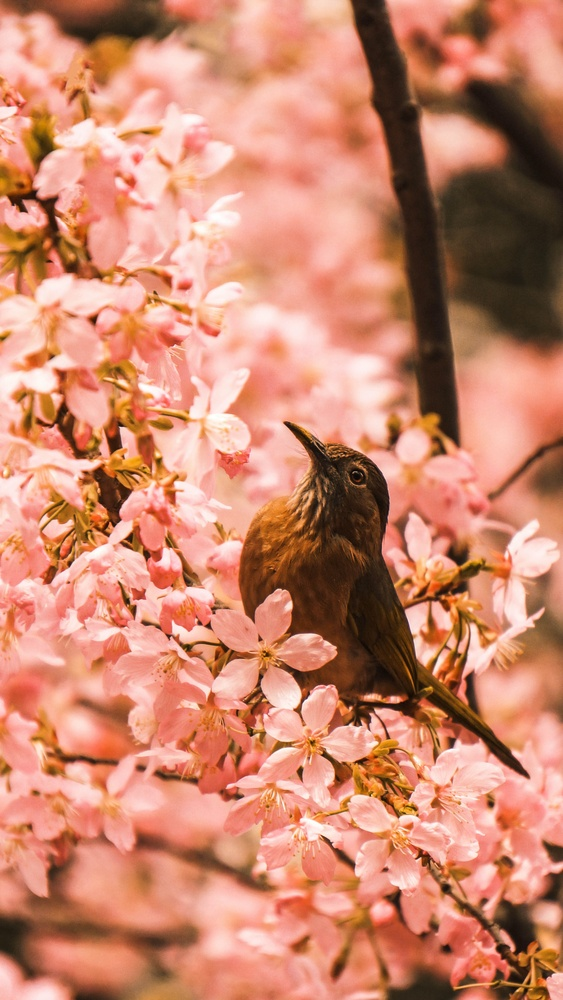
%> input picture halfgary/New folder/65.jpg, 563 x 1000 px, shrunk from 3376 x 6000 before the run
$ octave filter.m   (GNU Octave 9; MATLAB toolbox functions it lacks are replaced by stand-ins)
%> lines starting %> are read from the running program, lines starting %| are printed output that depends on the picture
img=imread("65.jpg");
%> img is the input picture: size 1000x563x3 uint8; mean R, G, B 203, 135.2, 110.6
img=im2double(img);
%> img: size 1000x563x3 double
p=[-1 -sqrt(2) -1; 0 0 0;1 sqrt(2) 1];
new=imfilter(img,p);
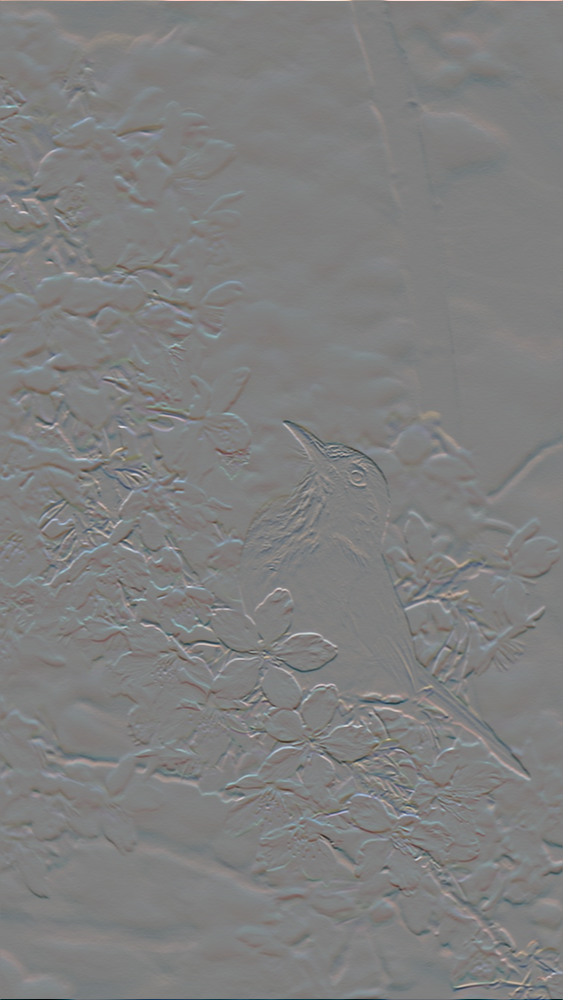
%> new: size 1000x563x3 double; mean R, G, B -0.000229, -0.000146, -0.000189; drawn with min black and max white
subplot(1,2,1),imshow(img);
subplot(1,2,2),imshow(new);
%> after `imshow(new)`:
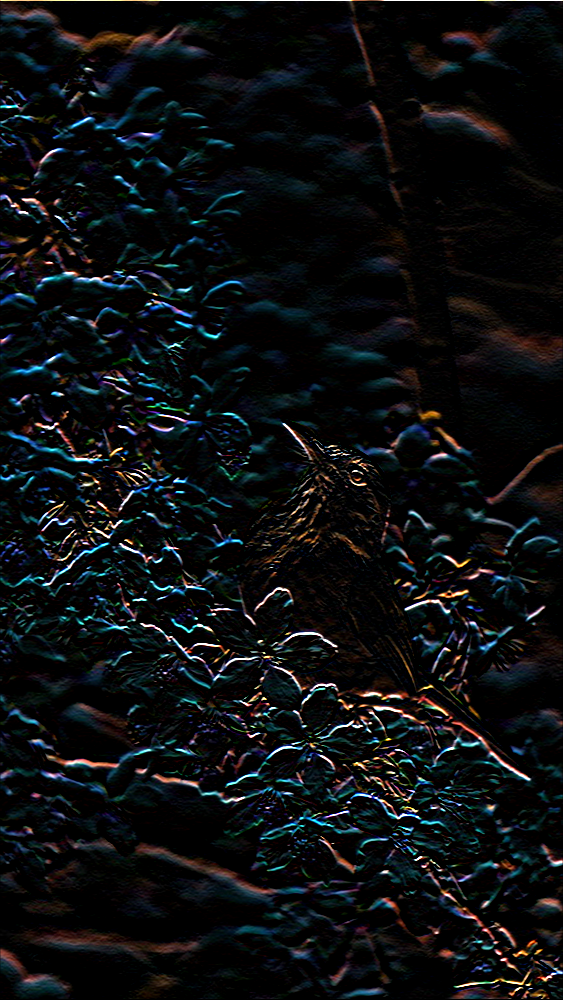
%> displayed picture: size 1000x563x3, on the screen's scale of 0 to 255; mean R, G, B 12.8, 14.8, 16.4

$ run again, with halfgary/New folder/12.jpg copied over halfgary/New folder/65.jpg
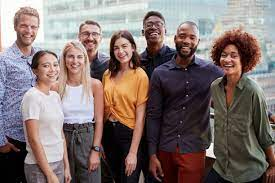
%> input picture halfgary/New folder/12.jpg, 275 x 183 px
%> img is the input picture: size 183x275x3 uint8; mean R, G, B 127.2, 112.6, 110
%> img: size 183x275x3 double
%> `new=imfilter(img,p);`:
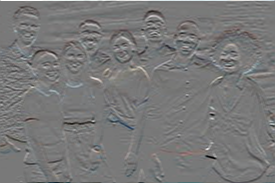
%> new: size 183x275x3 double; mean R, G, B -0.0115, -0.0134, -0.0134; drawn with min black and max white
%> `imshow(new)`:
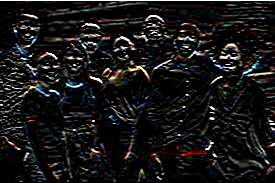
%> displayed picture: size 183x275x3, on the screen's scale of 0 to 255; mean R, G, B 23.1, 22.2, 22.4

$ run again, with halfgary/New folder/4.jpg copied over halfgary/New folder/65.jpg
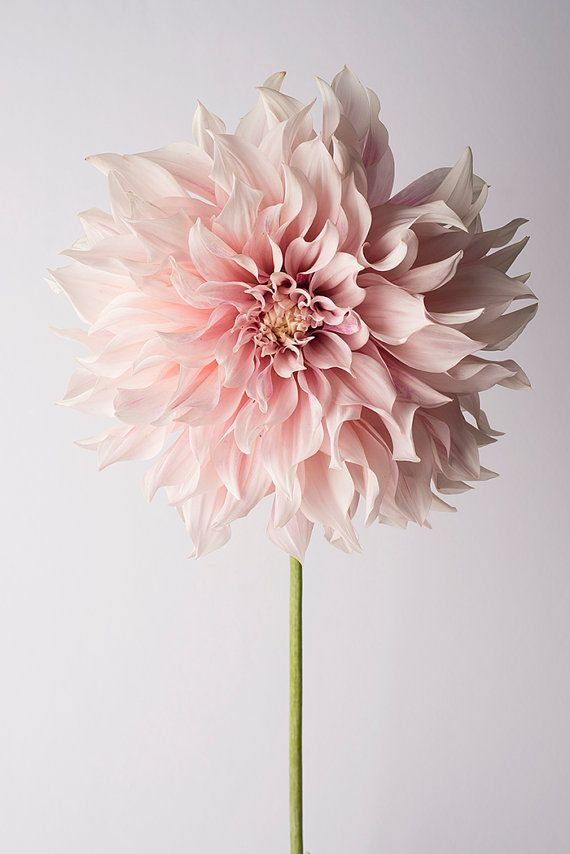
%> input picture halfgary/New folder/4.jpg, 570 x 854 px
%> img is the input picture: size 854x570x3 uint8; mean R, G, B 209.8, 194.9, 195.2
%> img: size 854x570x3 double
%> `new=imfilter(img,p);`:
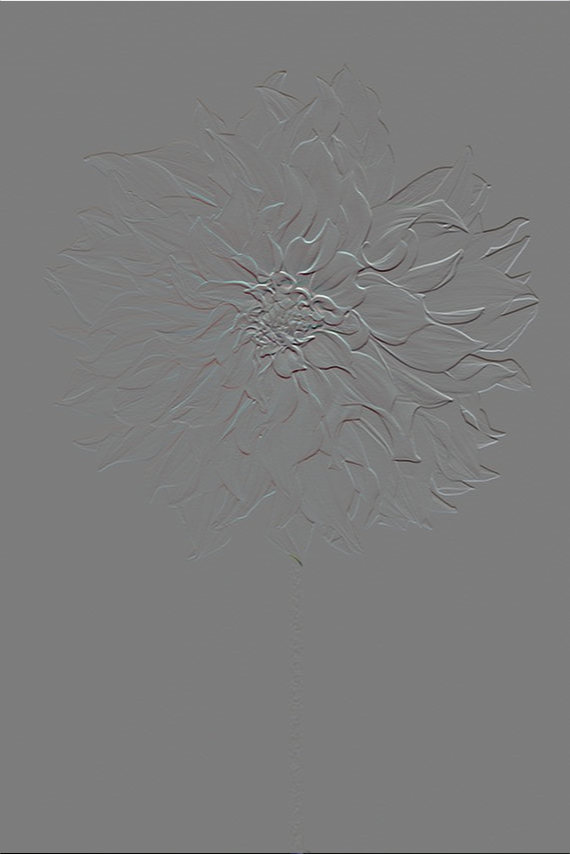
%> new: size 854x570x3 double; mean R, G, B 0.00021, 0.000203, 0.000162; drawn with min black and max white
%> `imshow(new)`:
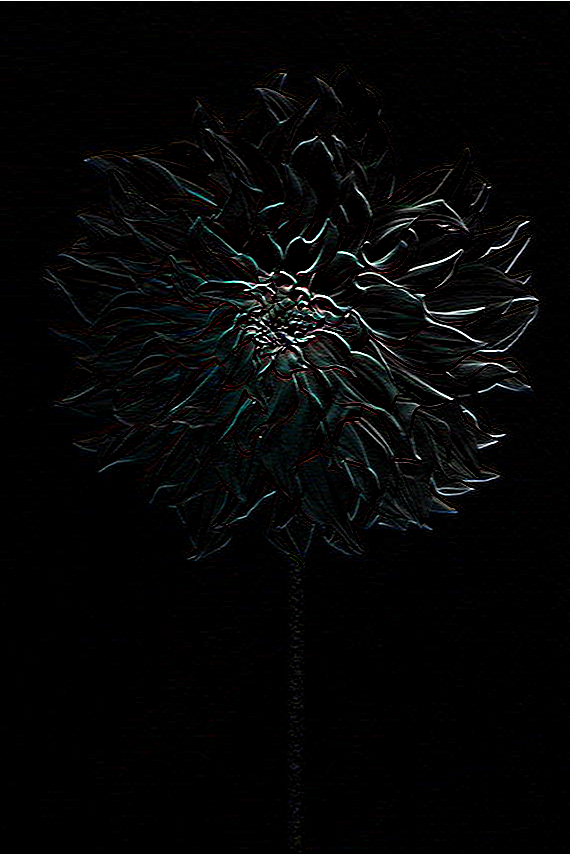
%> displayed picture: size 854x570x3, on the screen's scale of 0 to 255; mean R, G, B 5.7, 6.2, 6.3

$ run again, with halfgary/New folder/5.jpg copied over halfgary/New folder/65.jpg
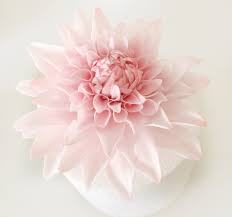
%> input picture halfgary/New folder/5.jpg, 232 x 217 px
%> img is the input picture: size 217x232x3 uint8; mean R, G, B 232, 214.7, 209.2
%> img: size 217x232x3 double
%> `new=imfilter(img,p);`:
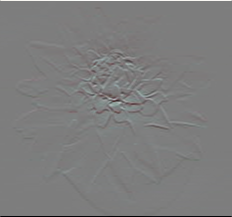
%> new: size 217x232x3 double; mean R, G, B -0.00021, -0.000137, -9.21e-05; drawn with min black and max white
%> `imshow(new)`:
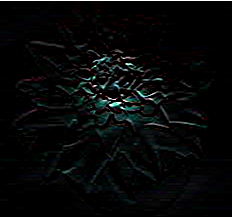
%> displayed picture: size 217x232x3, on the screen's scale of 0 to 255; mean R, G, B 6.7, 8, 8
